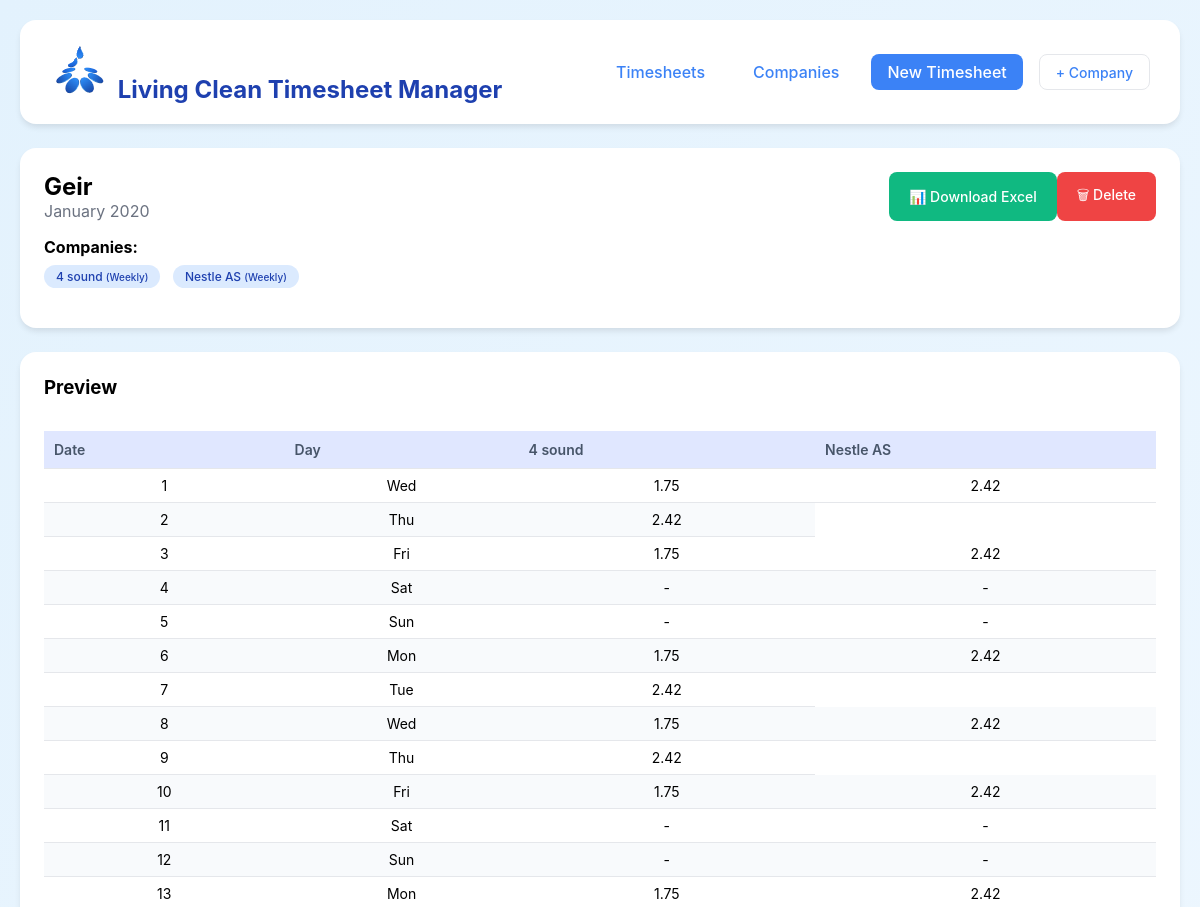
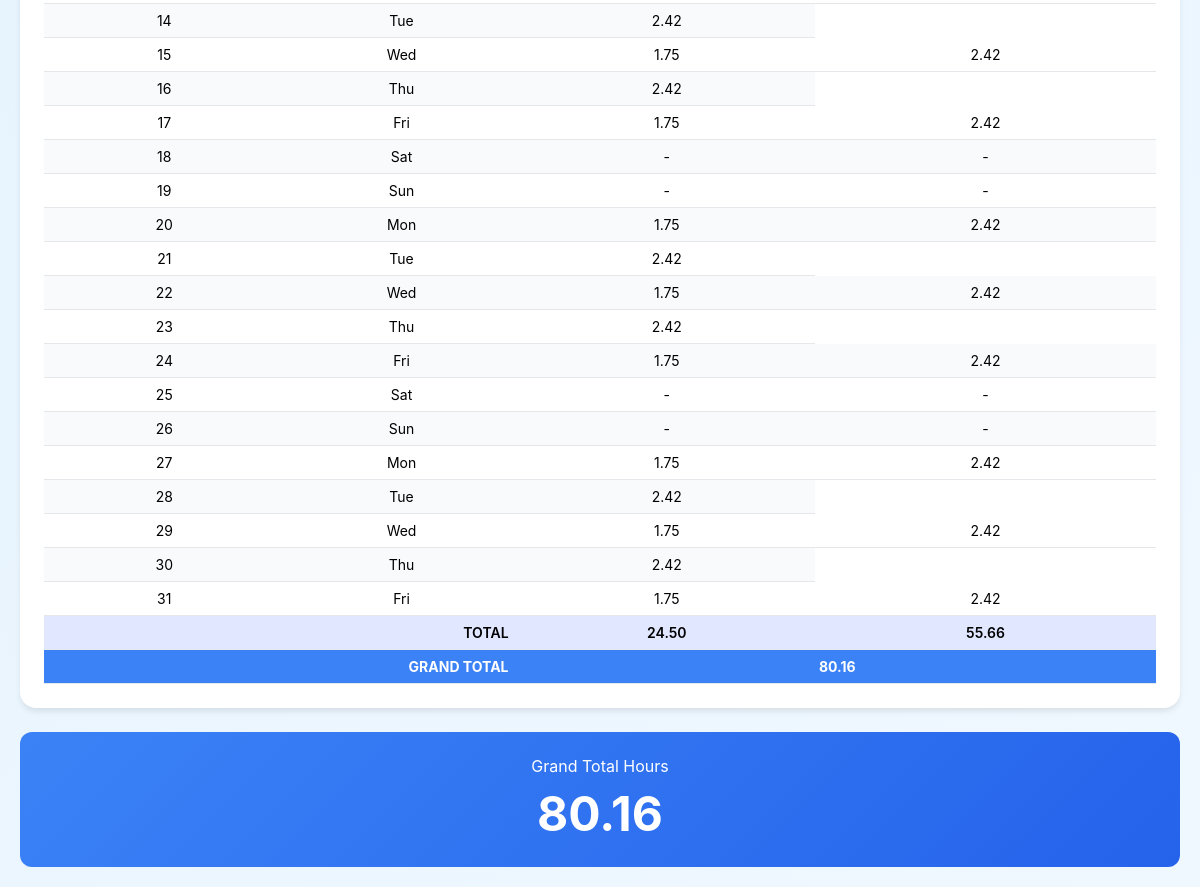
The app's page /timesheet/2/ with its own data (2 pictures, top to bottom).
### timesheet/models.py (models this page shows, shortened)
class Timesheet(models.Model):
    MONTH_CHOICES = [
        (1, 'January'), (2, 'February'), (3, 'March'), (4, 'April'),
        (5, 'May'), (6, 'June'), (7, 'July'), (8, 'August'),
        (9, 'September'), (10, 'October'), (11, 'November'), (12, 'December')
    ]
    cleaner_name = models.CharField(max_length=200)
    month = models.IntegerField(choices=MONTH_CHOICES)
    year = models.IntegerField()
    created_at = models.DateTimeField(auto_now_add=True)
    class Meta:
        ordering = ['-year', '-month', 'cleaner_name']
    def get_month_name(self):
        return self.get_month_display()

class TimesheetEntry(models.Model):
    timesheet = models.ForeignKey(Timesheet, on_delete=models.CASCADE, related_name='entries')
    company = models.ForeignKey(Company, on_delete=models.CASCADE)
    class Meta:
        verbose_name_plural = "Timesheet Entries"
    def get_total_hours(self):
        from calendar import monthrange
        from datetime import date
        from decimal import Decimal
        year = self.timesheet.year
        month = self.timesheet.month
        _, days_in_month = monthrange(year, month)
        total = Decimal('0.00')
        for day in range(1, days_in_month + 1):
            current_date = date(year, month, day)
            weekday = current_date.weekday()
            if self.company.pattern_type == 'weekly':
                hours = self.company.get_weekly_hours()[weekday]
                total += hours
        return total.quantize(Decimal('0.01'), rounding=ROUND_HALF_UP)
    def get_daily_hours(self, day):
        from calendar import monthrange
        from datetime import date
        year = self.timesheet.year
        month = self.timesheet.month
        try:
            current_date = date(year, month, day)
        except ValueError:
            return Decimal('0.00')
        weekday = current_date.weekday()
        if self.company.pattern_type == 'weekly':
            return self.company.get_weekly_hours()[weekday]
        return Decimal('0.00')

class Company(models.Model):
    PATTERN_CHOICES = [
        ('weekly', 'Weekly'),
        ('biweekly', 'Bi-Weekly'),
    ]
    name = models.CharField(max_length=200, unique = True)
    pattern_type = models.CharField(max_length=10, choices=PATTERN_CHOICES, default='weekly')
    mon_hours = models.DecimalField(max_digits=5, decimal_places=2, default=0)
    tue_hours = models.DecimalField(max_digits=5, decimal_places=2, default=0)
    wed_hours = models.DecimalField(max_digits=5, decimal_places=2, default=0)
    thu_hours = models.DecimalField(max_digits=5, decimal_places=2, default=0)
    fri_hours = models.DecimalField(max_digits=5, decimal_places=2, default=0)
    sat_hours = models.DecimalField(max_digits=5, decimal_places=2, default=0)
    sun_hours = models.DecimalField(max_digits=5, decimal_places=2, default=0)
    mon_hours_week_a = models.DecimalField(max_digits=5, decimal_places=2, default=0)
    tue_hours_week_a = models.DecimalField(max_digits=5, decimal_places=2, default=0)
    wed_hours_week_a = models.DecimalField(max_digits=5, decimal_places=2, default=0)
    thu_hours_week_a = models.DecimalField(max_digits=5, decimal_places=2, default=0)
    fri_hours_week_a = models.DecimalField(max_digits=5, decimal_places=2, default=0)
    sat_hours_week_a = models.DecimalField(max_digits=5, decimal_places=2, default=0)
    sun_hours_week_a = models.DecimalField(max_digits=5, decimal_places=2, default=0)
    mon_hours_week_b = models.DecimalField(max_digits=5, decimal_places=2, default=0)
    tue_hours_week_b = models.DecimalField(max_digits=5, decimal_places=2, default=0)
    wed_hours_week_b = models.DecimalField(max_digits=5, decimal_places=2, default=0)
    thu_hours_week_b = models.DecimalField(max_digits=5, decimal_places=2, default=0)
    fri_hours_week_b = models.DecimalField(max_digits=5, decimal_places=2, default=0)
    sat_hours_week_b = models.DecimalField(max_digits=5, decimal_places=2, default=0)
    sun_hours_week_b = models.DecimalField(max_digits=5, decimal_places=2, default=0)
    biweekly_start_date = models.DateField(null=True, blank=True, help_text="Date when Week A starts (for bi-weekly patterns)")
    is_active = models.BooleanField(default=True)
    created_at = models.DateTimeField(auto_now_add=True)
    class Meta:
        verbose_name_plural = "Companies"
        ordering = ['name']
    def get_weekly_hours(self):
        return {
            0: self.mon_hours,
            1: self.tue_hours,
            2: self.wed_hours,
            3: self.thu_hours,
            4: self.fri_hours,
            5: self.sat_hours,
            6: self.sun_hours,
        }

### timesheet/views.py (the view, shortened to what this page needs)
# urls.py: path('timesheet/<int:pk>/', views.timesheet_detail, name='timesheet_detail'),
def timesheet_detail(request, pk):
    timesheet = get_object_or_404(Timesheet, pk=pk)
    entries = timesheet.entries.select_related('company').all()
    extra_hours = timesheet.extra_hours.all()
    year = timesheet.year
    month = timesheet.month
    _, days_in_month = calendar.monthrange(year, month)
    calendar_data = []
    for day in range(1, days_in_month + 1):
        current_date = date(year, month, day)
        weekday = current_date.weekday()
        day_name = calendar.day_abbr[weekday]
        row = {
            'date': day,
            'day_name': day_name,
            'companies': []
        }
        for entry in entries:
            hours = entry.get_daily_hours(day)
            if hours > 0:
                row['companies'].append({
                    'name': entry.company.name,
                    'hours': hours
                })
        calendar_data.append(row)
    company_totals = {}
    grand_total = 0
    for entry in entries:
        total = entry.get_total_hours()
        company_totals[entry.company.name] = total
        grand_total += total
    extra_hours_total = sum(float(eh.hours) for eh in extra_hours)
    grand_total += extra_hours_total
    context = {
        'timesheet': timesheet,
        'entries': entries,
        'extra_hours': extra_hours,
        'calendar_data': calendar_data,
        'company_totals': company_totals,
        'grand_total': grand_total,
        'days_in_month': days_in_month,
    }
    return render(request, 'timesheet/timesheet_detail.html', context)

### timesheet/templates/timesheet/timesheet_detail.html (shortened to what this page needs)
{% extends 'timesheet/base.html' %}
{% block content %}
<div class="card">
    <div class="flex justify-between items-start mb-4">
        <div>
            <h2>{{ timesheet.cleaner_name }}</h2>
            <p class="text-gray">{{ timesheet.get_month_name }} {{ timesheet.year }}</p>
        </div>
        <div class="flex gap-2">
            <a href="{% url 'generate_excel' timesheet.pk %}" class="btn btn-success">📊 Download Excel</a>
            <a href="{% url 'delete_timesheet' timesheet.pk %}" class="btn btn-danger">🗑 Delete</a>
        </div>
    </div>
    <div class="mb-4">
        <h4 style="margin-bottom: 8px;">Companies:</h4>
        {% for entry in entries %}
        <span class="badge badge-blue" style="margin-right: 8px;">
            {{ entry.company.name }}
            <small>({{ entry.company.get_pattern_type_display }})</small>
        </span>
        {% endfor %}
    </div>
</div>
<div class="card">
    <h3 class="mb-4">Preview</h3>
    <div style="overflow-x: auto;">
        <table class="preview-table">
            <thead>
                <tr>
                    <th>Date</th>
                    <th>Day</th>
                    {% for entry in entries %}
                    <th>{{ entry.company.name }}</th>
                    {% endfor %}
                </tr>
            </thead>
            <tbody>
                {% for row in calendar_data %}
                <tr>
                    <td>{{ row.date }}</td>
                    <td>{{ row.day_name }}</td>
                    {% for company_data in row.companies %}
                    <td>{{ company_data.hours|floatformat:2 }}</td>
                    {% empty %}
                    {% for entry in entries %}
                    <td>-</td>
                    {% endfor %}
                    {% endfor %}
                </tr>
                {% endfor %}
                <tr class="total-row">
                    <td colspan="2" style="text-align: right;">TOTAL</td>
                    {% for company, total in company_totals.items %}
                    <td>{{ total|floatformat:2 }}</td>
                    {% endfor %}
                </tr>
                <tr class="grand-total">
                    <td colspan="2" style="text-align: right;">GRAND TOTAL</td>
                    <td colspan="{{ entries|length }}">{{ grand_total|floatformat:2 }}</td>
                </tr>
            </tbody>
        </table>
    </div>
</div>
<div class="stats-card">
    <div>Grand Total Hours</div>
    <div class="stats-number">{{ grand_total|floatformat:2 }}</div>
</div>
{% endblock %}

### timesheet/templates/timesheet/base.html (style rules this page uses)
* { margin: 0; padding: 0; box-sizing: border-box; }
body { font-family: -apple-system, BlinkMacSystemFont, 'Segoe UI', Roboto, Oxygen, Ubuntu, Cantarell, sans-serif; background: linear-gradient(135deg, #e3f2fd 0%, #f0f8ff 100%); min-height: 100vh; padding: 20px; }
.card { background: white; border-radius: 16px; padding: 24px; box-shadow: 0 4px 6px -1px rgba(0, 0, 0, 0.1); margin-bottom: 24px; }
.btn { display: inline-flex; align-items: center; gap: 8px; padding: 10px 20px; border-radius: 8px; font-weight: 500; cursor: pointer; transition: all 0.2s; border: none; font-size: 14px; text-decoration: none; }
.btn-danger { background: #ef4444; color: white; }
.btn-success { background: #10b981; color: white; }
table { width: 100%; border-collapse: collapse; margin-top: 16px; }
th, td { padding: 12px; text-align: left; border-bottom: 1px solid #e5e7eb; }
th { background: #f8fafc; font-weight: 600; color: #475569; }
.badge { display: inline-block; padding: 4px 12px; border-radius: 20px; font-size: 12px; font-weight: 500; }
.badge-blue { background: #dbeafe; color: #1e40af; }
.text-gray { color: #6b7280; }
.mb-4 { margin-bottom: 16px; }
.flex { display: flex; }
.justify-between { justify-content: space-between; }
.preview-table { width: 100%; border-collapse: collapse; font-size: 14px; }
.preview-table th { background: #e0e7ff; padding: 10px; font-weight: 600; }
.preview-table td { padding: 8px 10px; border-bottom: 1px solid #e5e7eb; text-align: center; }
.preview-table tr:nth-child(even) { background: #f8fafc; }
.total-row { background: #e0e7ff !important; font-weight: 600; }
.grand-total { background: #3b82f6 !important; color: white; font-weight: 700; }
.stats-card { background: linear-gradient(135deg, #3b82f6 0%, #2563eb 100%); color: white; padding: 24px; border-radius: 12px; text-align: center; }
.stats-number { font-size: 48px; font-weight: 700; margin-top: 8px; }

### records on screen
Timesheet: cleaner_name "Geir", get_month_name "January", year "2020"
TimesheetEntry: company.name "4 sound", company.pattern_type "Weekly"
TimesheetEntry: company.name "Nestle AS", company.pattern_type "Weekly"
Company: hours "1.75" "1.75" "1.75" "1.75" "1.75" "1.75" "1.75" "1.75" "1.75" "1.75" "1.75" "1.75" "1.75" "1.75"
Company: hours "2.42" "2.42" "2.42" "2.42" "2.42" "2.42" "2.42" "2.42" "2.42" "2.42" "2.42" "2.42" "2.42" "2.42" "2.42" "2.42" "2.42" "2.42" "2.42" "2.42" "2.42" "2.42" "2.42"

### other values on screen
{{ row.date }} "1" "2" "3" "4" "5" "6" "7" "8" "9" "10" "11" "12" "13" "14" "15" "16" "17" "18" "19" "20" "21" "22" "23" "24" "25" "26" "27" "28" "29" "30" "31"
{{ row.day_name }} "Wed" "Thu" "Fri" "Sat" "Sun" "Mon" "Tue" "Wed" "Thu" "Fri" "Sat" "Sun" "Mon" "Tue" "Wed" "Thu" "Fri" "Sat" "Sun" "Mon" "Tue" "Wed" "Thu" "Fri" "Sat" "Sun" "Mon" "Tue" "Wed" "Thu" "Fri"
{{ total|floatformat:2 }} "24.50" "55.66"
{{ grand_total|floatformat:2 }} "80.16"
